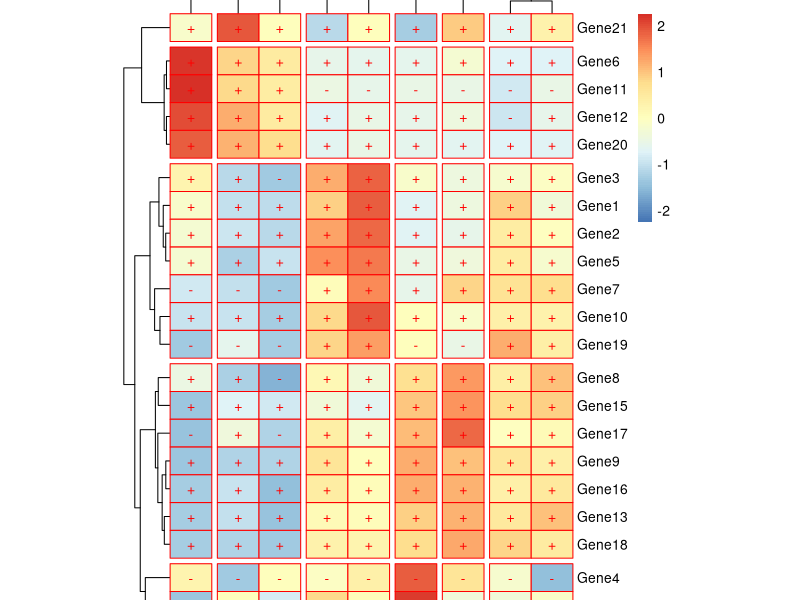
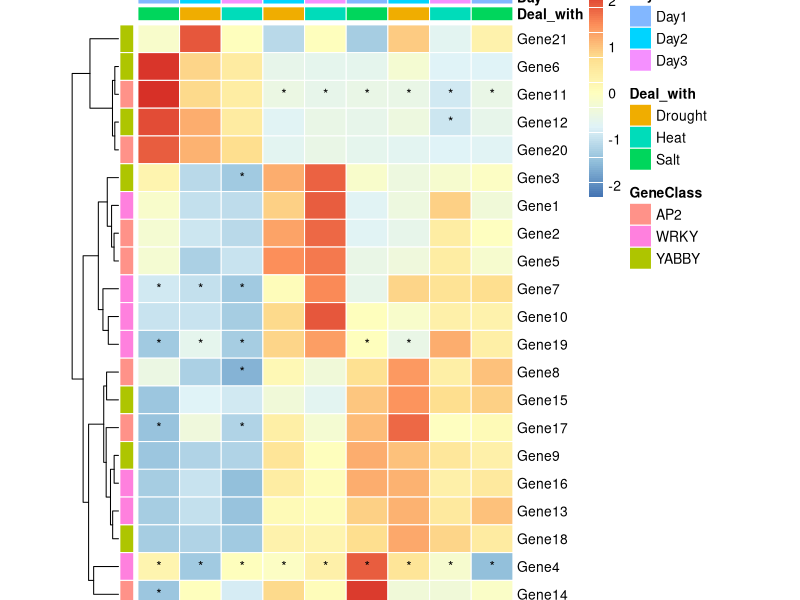
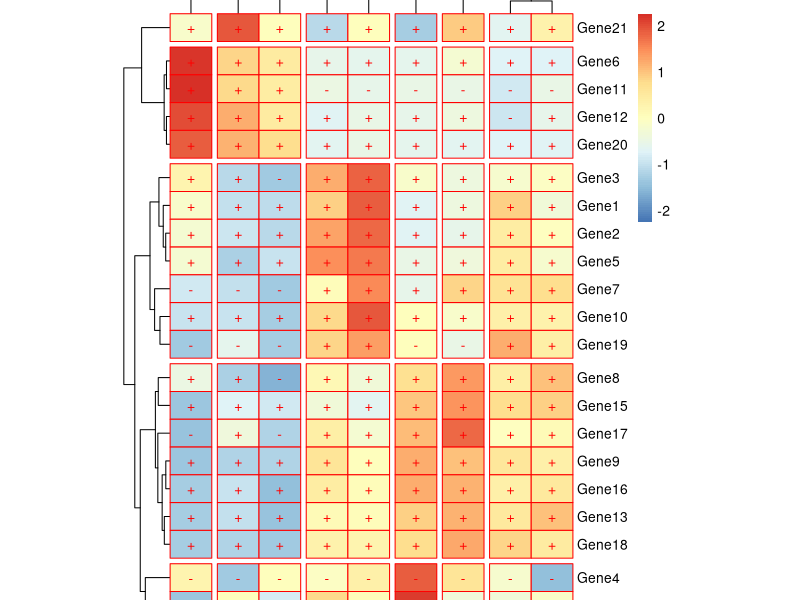
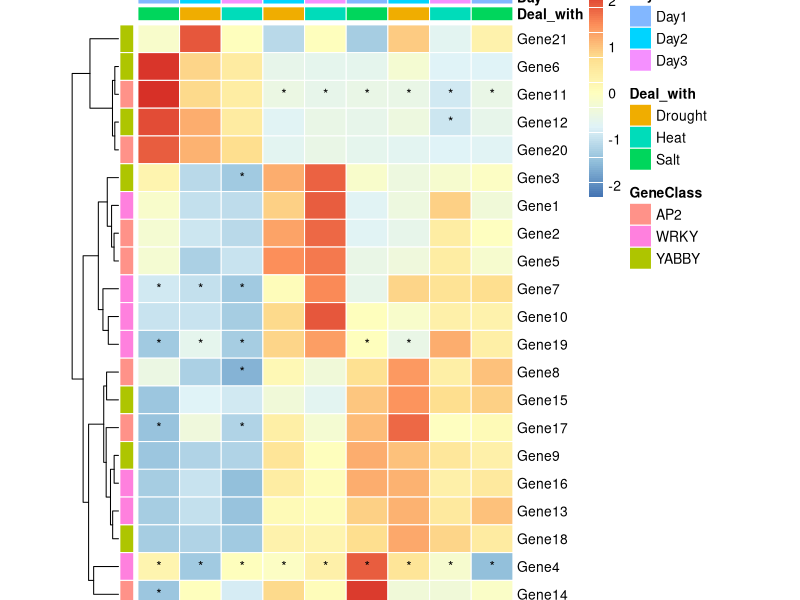

The R source for these figures, in order:
## ---- chunk 1
knitr::opts_chunk$set(
  collapse = T, echo=T, comment="#>", message=F, warning=F,
	fig.align="center", fig.width=5, fig.height=3, dpi=150)
## ---- chunk 2
# 基于CRAN安装R包，检测没有则安装 Installing R packages based on CRAN and installing them if they are not detected
p_list = c("ggplot2", "pheatmap")
for(p in p_list){if (!requireNamespace(p)){install.packages(p)}
    library(p, character.only = TRUE, quietly = TRUE, warn.conflicts = FALSE)}

# 加载R包 Loading R packages
suppressWarnings(suppressMessages(library(ggplot2)))
suppressWarnings(suppressMessages(library(pheatmap)))
## ---- chunk 3
data <- read.table("data/test.txt",  
                   header=T, 
                   row.names=1,
                   sep="\t") 
dim(data) 
p <-pheatmap(data,scale="row",
              border="red", # 设置边框颜色
#聚类树设置
              cluster_cols = T, # 显示横向、纵向聚类
              cluster_rows = T,
              treeheight_col = 30, # 分别设置横、纵向聚类树高
              treeheight_row = 30,
#标题及横纵坐标
              angle_col = 45, # 设置显示角度
              clustering_distance_rows = "minkowski",
              clustering_method="complete",
              main="Gene1", # 设置图形标题
#划分热图
              cellwidth = 30,cellheight = 20, # 设置热图方块宽度和高度
              cutree_cols = 6, cutree_rows =5, # 划分聚类热图区块,列划为6块，行为5块
# 热图上显示数值
              display_numbers = matrix(ifelse(data > 1, "+", "-"), nrow(data)),#如果想用纯数字表示就改成：display_numbers = T
              fontsize_number = 10,#大小
              number_color="red",
              number_format="%.2e"#科学计数法表示
              )
ggsave(p,filename = "result/test1.pdf")
## ---- chunk 4
#横向分组
annotation_row = data.frame(GeneClass = factor(rep(c("WRKY", "AP2", "YABBY"),7)))
rownames(annotation_row) <- rownames(data)
#纵向分组构建
annotation_col = data.frame(Deal_with = factor(rep(c("Salt", "Drought","Heat"), 3)),Day=factor(rep(c("Day1", "Day2","Day3"), 3)))
rownames(annotation_col) <- colnames(data)

data <- read.table("data/test.txt",  
                   header=T, 
                   row.names=1,
                   sep="\t") 
dim(data) 
p <- pheatmap(data,scale="row",
              annotation_col = annotation_col,
              annotation_row = annotation_row,
              border="white",
              cluster_cols = T,
              cluster_rows = T,
              treeheight_col = 30,
              treeheight_row = 30,
              angle_col = 45, 
              clustering_distance_rows = "minkowski",
              clustering_method="complete",
              main="Gene1", 
              cellwidth = 30,cellheight = 20, 
              display_numbers = matrix(ifelse(data > 1, "", "*"), nrow(data)),
              fontsize_number = 10,
              number_color="black",
              number_format="%.2e"
              )
ggsave(p,filename = "result/test2.pdf")
